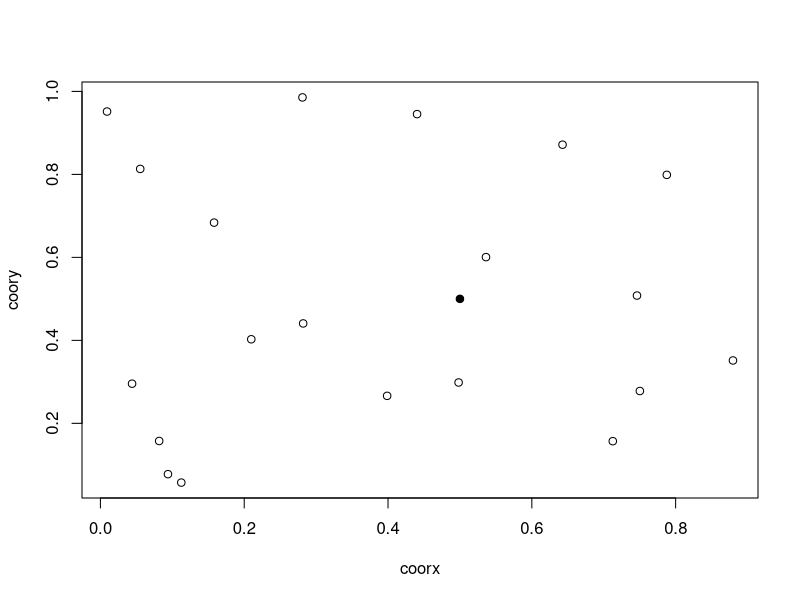
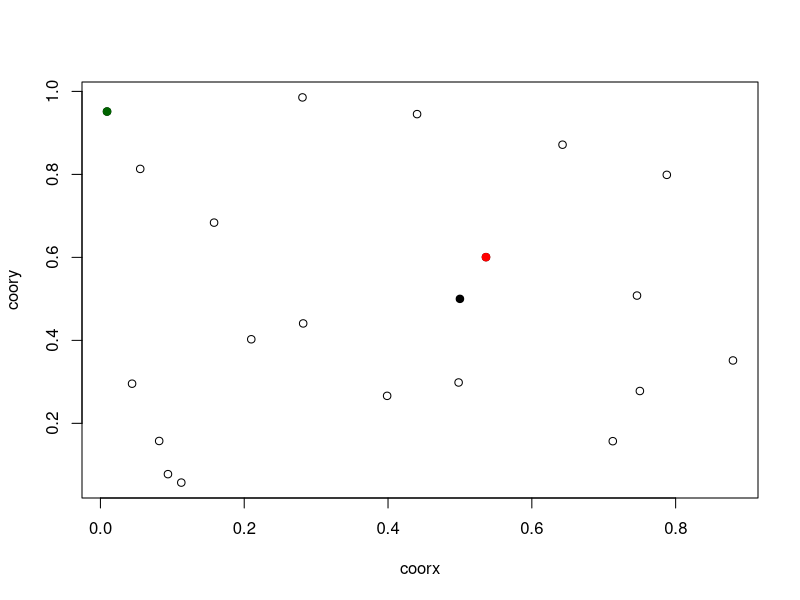

These figures' R source, in order:
# Lo primero es crear un conjunto de puntos en el plano con un generador de
# valores aleatorios (función "runif"):
coorx <- runif(20)
coory <- runif(20)
# Nota: cada vez que se corran estas dos líneas se van a generar nuevos puntos,
# por lo que no es recomendable hacer. Una forma de evitar que esto pase es
# agregando numerales ("#") al comienzo de las líneas para evitar correrlas al
# usar "source".

# Posteriormente se grafican esos puntos y se agrega el "punto central", en las
# coordenadas (0.5, 0.5).
plot(coorx, coory)
points(0.5, 0.5, pch=19)

# Instrucciones: utilizando nuevamente las funciones hipot, which, which.max, 
# además de which.min, encuentre cuales son los puntos A y B, el más cercano y
# el más lejano respectivamente al central = (0.5, 0.5)
# cat.ad y cat.op: los "catetos" de todos los triángulos formados con el punto
# central y los demás puntos.
# dst: distancias entre (0.5, 0.5) y todos los demás puntos.
# i: posición de dst en el que se encuentra el mínimo de distancia
# j: posición de dst en el que se encuentra el máximo de distancia
# A: coordenadas del punto más cercano (vector de dos valores)
# B: coordenadas del punto más lejano  (vector de dos valores)
# Nota: use ?c para entender los últimos pasos
#===== Su código comienza aquí: =====#

cat.ad <- coorx - 0.5
cat.op <- coory - 0.5
dst <- sqrt(cat.ad ^ 2 + cat.op ^ 2)
i <- which.min(dst)
j <- which.max(dst)
A <- c(coorx[j], coory[j])
B <- c(coorx[i], coory[i])

#====== Aquí finaliza su código =====#

# Para confirmar que el código hace la tarea correctamente:
plot(coorx, coory)
points(0.5, 0.5, pch=19)
points(coorx[i], coory[i], pch=19, col='red')
points(coorx[j], coory[j], pch=19, col='darkgreen')
